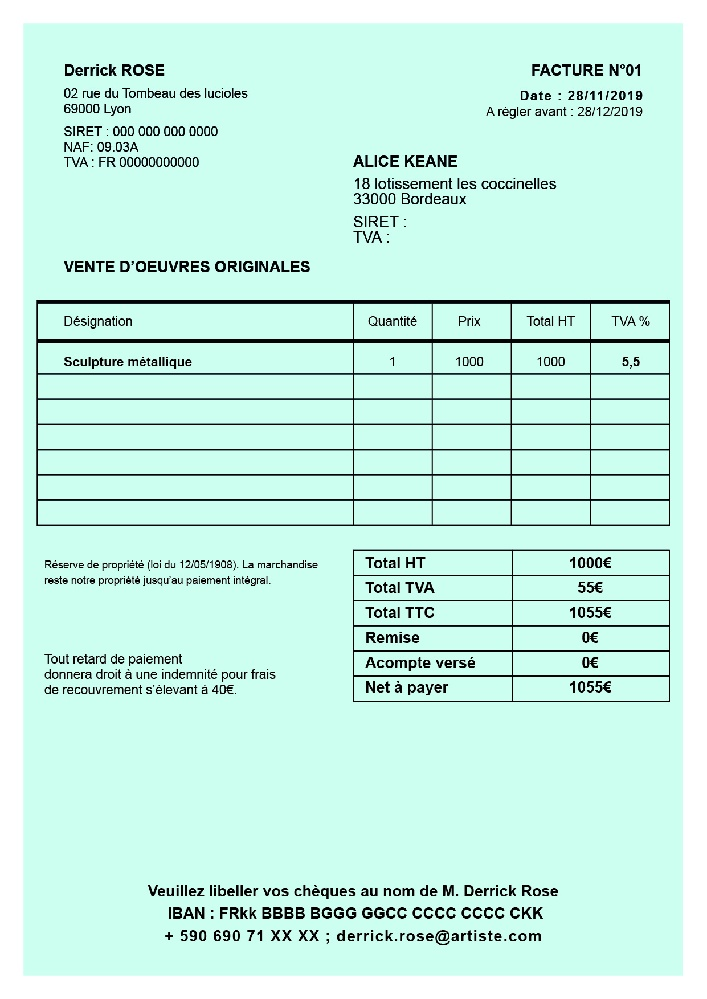
#> input picture images/FACTURE-ARTFORDPLUS_N1-1.jpg, 707 x 999 px, shrunk from 1241 x 1754 before the run; its folder holds only this picture in this run
$ python -i intelligent_zone_detector.py   (imports and definitions only)
#> lines starting #> are read from the running program, lines starting #| are printed output that depends on the picture; after the words box and inside, x2 and y2 are one past the last pixel; in counts of white or black regions, pixels touching at a corner belong together
#!/usr/bin/env python3
"""
Système de détection et classification intelligente des zones de texte
Approche multi-niveaux avec classification sémantique et élimination des formes géométriques
"""

import cv2
import numpy as np
import os
import json
from typing import Dict, List, Tuple, Optional, Any
from dataclasses import dataclass
from enum import Enum
import logging
import re
from pathlib import Path

# Configuration du logging
# [1 line not run here, left out]
logger = logging.getLogger(__name__)

class ZoneType(Enum):
    """Types de zones détectées"""
    HEADER = "header"           # En-tête
    TITLE = "title"            # Titre principal
    SUBTITLE = "subtitle"      # Sous-titre
    PARAGRAPH = "paragraph"    # Paragraphe de texte
    LIST = "list"             # Liste
    TABLE = "table"           # Tableau
    FOOTER = "footer"         # Pied de page
    SIGNATURE = "signature"   # Zone de signature
    LOGO = "logo"             # Logo/image
    FORM_FIELD = "form_field" # Champ de formulaire
    PRICE = "price"           # Prix/montant
    DATE = "date"             # Date
    ADDRESS = "address"       # Adresse
    REFERENCE = "reference"   # Référence/numéro
    NOISE = "noise"           # Bruit/forme géométrique
    UNKNOWN = "unknown"       # Type inconnu

@dataclass
class Zone:
    """Représentation d'une zone détectée"""
    id: int
    type: ZoneType
    bbox: Tuple[int, int, int, int]  # x, y, width, height
    confidence: float
    content: str = ""
    ocr_confidence: float = 0.0
    features: Dict[str, Any] = None
    reading_order: int = 0

    def __post_init__(self):
        if self.features is None:
            self.features = {}

class IntelligentZoneDetector:
    """Détecteur intelligent de zones avec classification sémantique"""

    def __init__(self, document_type: str = "default"):
        self.document_type = document_type
        self.zones: List[Zone] = []
        self.image_shape = None
        self.debug_mode = True  # Activer le debug par défaut pour diagnostiquer les problèmes

        # Patterns pour la classification sémantique
        self.semantic_patterns = {
            ZoneType.HEADER: [
                r'facture|invoice|devis|quote|bon de commande',
                r'société|company|entreprise|sarl|sas|sa\b',
                r'n°\s*\d+|numero|number'
            ],
            ZoneType.DATE: [
                r'\d{1,2}[\/\-\.]\d{1,2}[\/\-\.]\d{2,4}',
                r'\d{1,2}\s+(janvier|février|mars|avril|mai|juin|juillet|août|septembre|octobre|novembre|décembre)',
                r'date\s*:',
                r'\d{1,2}[\/\-\.]\d{1,2}[\/\-\.]\d{2,4}'
            ],
            ZoneType.PRICE: [
                r'\d+[,\.]\d{2}\s*€',
                r'€\s*\d+[,\.]\d{2}',
                r'total|montant|prix|price|amount',
                r'tva|ht|ttc|tax'
            ],
            ZoneType.ADDRESS: [
                r'\d+\s+rue|avenue|boulevard|place|chemin',
                r'\d{5}\s+[a-zA-Z]+',
                r'adresse|address'
            ],
            ZoneType.REFERENCE: [
                r'ref\s*:?\s*\w+',
                r'référence|reference',
                r'n°|num|number'
            ],
            ZoneType.SIGNATURE: [
                r'signature|signé|signed',
                r'cachet|stamp'
            ]
        }

    def detect_and_classify_zones(self, image_path: str, output_dir: str = "output/intelligent_zones") -> Dict:
        """
        Détecte et classifie intelligemment les zones de texte

        Args:
            image_path: Chemin vers l'image
            output_dir: Dossier de sortie

        Returns:
            Dict avec les résultats de détection
        """
#> called with image_path = '../images/FACTURE-ARTFORDPLUS_N1-1.jpg', output_dir = 'output/intelligent_zones'
        try:
            logger.info(f"Démarrage de la détection intelligente pour {image_path}")

            # Charger et préprocesser l'image
            image = cv2.imread(image_path)
#> image is the input picture: shape (999, 707, 3); mean B, G, R 229.3, 241.4, 199.5
            if image is None:
                raise FileNotFoundError(f"Image non trouvée: {image_path}")

            self.image_shape = image.shape
            gray = cv2.cvtColor(image, cv2.COLOR_BGR2GRAY)
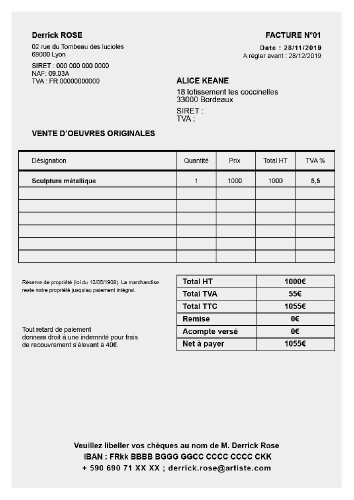
#> gray: shape (999, 707) (shown at 1/2 size); min 0, max 255, mean 227.5

            # Étape 1: Détection des zones candidates
            candidate_zones = self._detect_candidate_zones(gray)
            logger.info(f"Zones candidates détectées: {len(candidate_zones)}")
            if self.debug_mode and candidate_zones:
                logger.info(f"   Première zone: {candidate_zones[0]}")

            # Étape 2: Filtrage des formes géométriques et du bruit
            text_zones = self._filter_geometric_shapes(candidate_zones, gray)
            logger.info(f"Zones après filtrage géométrique: {len(text_zones)}")
            if self.debug_mode and text_zones:
                logger.info(f"   Première zone filtrée: {text_zones[0]}")

            # Étape 3: Classification sémantique avec OCR
            classified_zones = self._classify_zones_with_ocr(text_zones, image)
            logger.info(f"Zones classifiées: {len(classified_zones)}")
            if self.debug_mode and classified_zones:
                logger.info(f"   Première zone classifiée: {classified_zones[0].type.value} (conf: {classified_zones[0].confidence:.2f})")

            # Étape 4: Fusion des zones proches et similaires
            merged_zones = self._merge_similar_zones(classified_zones)
            logger.info(f"Zones après fusion: {len(merged_zones)}")

            # Étape 5: Détermination de l'ordre de lecture
            ordered_zones = self._determine_reading_order(merged_zones)
            logger.info(f"Zones ordonnées: {len(ordered_zones)}")

            # Étape 6: Validation finale et nettoyage
            final_zones = self._final_validation(ordered_zones)
            logger.info(f"Zones finales: {len(final_zones)}")
            if self.debug_mode and final_zones:
                logger.info(f"   Première zone finale: {final_zones[0].type.value} (conf: {final_zones[0].confidence:.2f})")

            # Fallback: si aucune zone détectée, créer une zone par défaut
            if not final_zones:
                logger.warning("Aucune zone détectée, création d'une zone par défaut")
                height, width = image.shape[:2]
                default_zone = Zone(
                    id=1,
                    type=ZoneType.PARAGRAPH,
                    bbox=(0, 0, width, height),
                    confidence=0.8,
                    content="Zone par défaut - traitement de l'image complète",
                    ocr_confidence=80.0,
                    reading_order=1
                )
                final_zones = [default_zone]

            self.zones = final_zones

            # Sauvegarder les résultats
            results = self._save_results(image, output_dir, os.path.basename(image_path))

            return {
                "success": True,
                "total_zones": len(final_zones),
                "zones": results["zones"],
                "annotated_image": results["annotated_image"],
                "output_directory": output_dir,
                "zone_types": self._get_zone_type_summary(),
                "reading_order": [zone.id for zone in sorted(final_zones, key=lambda z: z.reading_order)]
            }

        except Exception as e:
            logger.error(f"Erreur lors de la détection intelligente: {e}")

            # Fallback: créer une zone par défaut en cas d'erreur
            try:
                image = cv2.imread(image_path)
                if image is not None:
                    height, width = image.shape[:2]
                    default_zone = Zone(
                        id=1,
                        type=ZoneType.PARAGRAPH,
                        bbox=(0, 0, width, height),
                        confidence=0.8,
                        content="Zone par défaut - traitement de l'image complète",
                        ocr_confidence=80.0,
                        reading_order=1
                    )

                    # Sauvegarder la zone par défaut
                    os.makedirs(output_dir, exist_ok=True)
                    zone_filename = f"{os.path.basename(image_path)}_default_zone.png"
                    zone_path = os.path.join(output_dir, zone_filename)
                    cv2.imwrite(zone_path, image)

                    zone_info = [{
                        "zone_id": 1,
                        "type": "paragraph",
                        "filename": zone_filename,
                        "path": zone_path,
                        "coordinates": {"x": 0, "y": 0, "width": width, "height": height},
                        "content": "Zone par défaut - traitement de l'image complète",
                        "confidence": 0.8,
                        "ocr_confidence": 80.0,
                        "reading_order": 1,
                        "features": {}
                    }]

                    return {
                        "success": True,
                        "total_zones": 1,
                        "zones": zone_info,
                        "annotated_image": None,
                        "output_directory": output_dir,
                        "zone_types": {"paragraph": 1},
                        "reading_order": [1],
                        "fallback": True
                    }
            except Exception as fallback_error:
                logger.error(f"Erreur lors du fallback: {fallback_error}")

            return {
                "success": False,
                "error": str(e),
                "total_zones": 0,
                "zones": [],
                "annotated_image": None,
                "output_directory": output_dir
            }

    def _detect_candidate_zones(self, gray_image: np.ndarray) -> List[Tuple[int, int, int, int]]:
        """Détecte les zones candidates avec approche multi-échelle - Version plus permissive"""

        # Préprocessing adaptatif
        clahe = cv2.createCLAHE(clipLimit=2.0, tileGridSize=(8, 8))
        enhanced = clahe.apply(gray_image)

        # Débruitage léger
        denoised = cv2.bilateralFilter(enhanced, 5, 50, 50)

        # Binarisation adaptative multi-échelle
        binary_results = []

        # Échelle fine pour petit texte
        binary1 = cv2.adaptiveThreshold(denoised, 255, cv2.ADAPTIVE_THRESH_GAUSSIAN_C,
                                       cv2.THRESH_BINARY_INV, 11, 8)
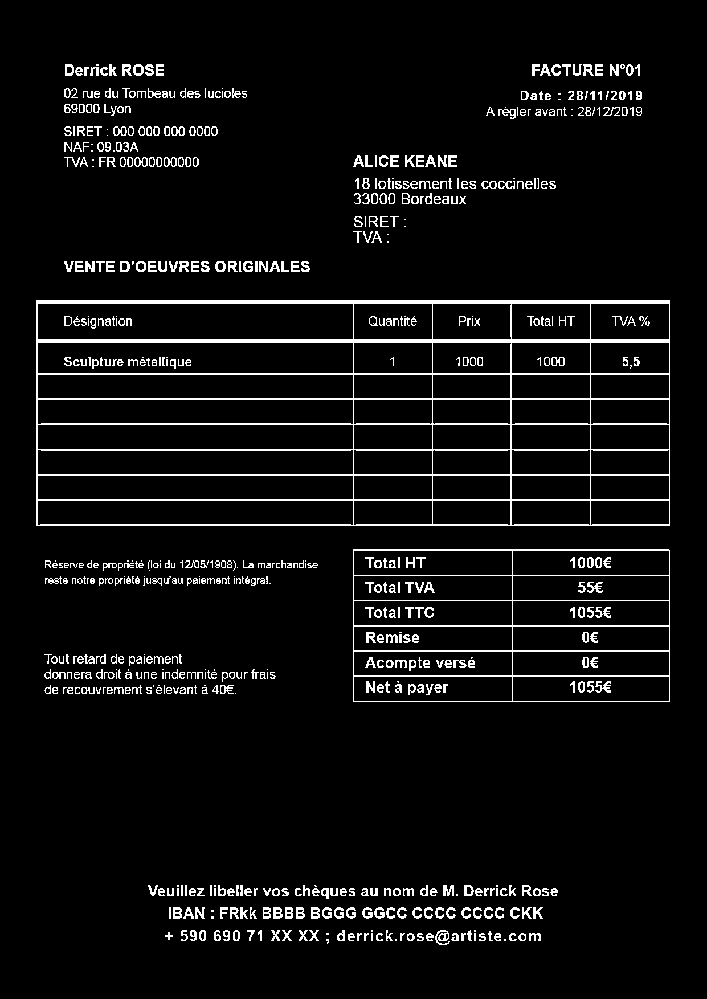
#> binary1: shape (999, 707); 5.7% white in thin lines or dots, all inside (x1, y1, x2, y2) = (36, 64, 670, 945)
        binary_results.append(binary1)

        # Échelle standard
        binary2 = cv2.adaptiveThreshold(denoised, 255, cv2.ADAPTIVE_THRESH_GAUSSIAN_C,
                                       cv2.THRESH_BINARY_INV, 15, 10)
        binary_results.append(binary2)

        # Échelle large pour gros texte
        binary3 = cv2.adaptiveThreshold(denoised, 255, cv2.ADAPTIVE_THRESH_GAUSSIAN_C,
                                       cv2.THRESH_BINARY_INV, 21, 12)
        binary_results.append(binary3)

        # Combiner les résultats
        combined = cv2.bitwise_or(cv2.bitwise_or(binary1, binary2), binary3)

        # Morphologie pour connecter les caractères - plus permissif
        kernel_h = cv2.getStructuringElement(cv2.MORPH_RECT, (10, 1))  # Réduit de 15 à 10
        kernel_v = cv2.getStructuringElement(cv2.MORPH_RECT, (1, 6))   # Réduit de 8 à 6

        horizontal = cv2.morphologyEx(combined, cv2.MORPH_CLOSE, kernel_h)
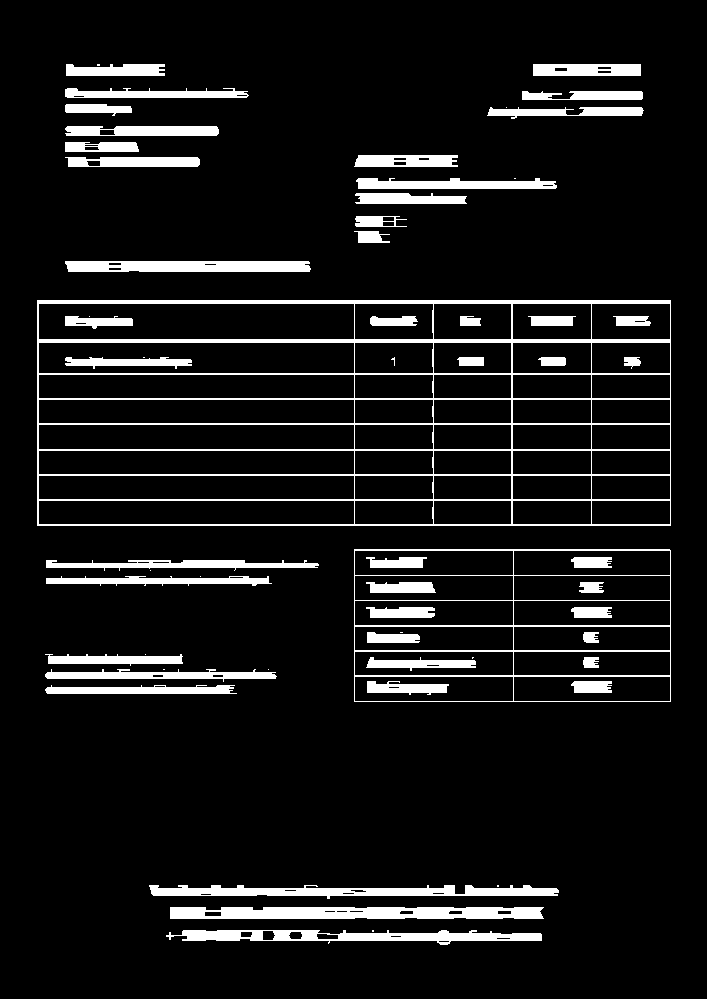
#> horizontal: shape (999, 707); 8.9% white; 61 white regions (15 under 20 px), largest, box (x1, y1, x2, y2) and area: (37, 300, 671, 526) 15689, (170, 907, 544, 919) 4085, (354, 549, 671, 702) 3912
        processed = cv2.morphologyEx(horizontal, cv2.MORPH_CLOSE, kernel_v)
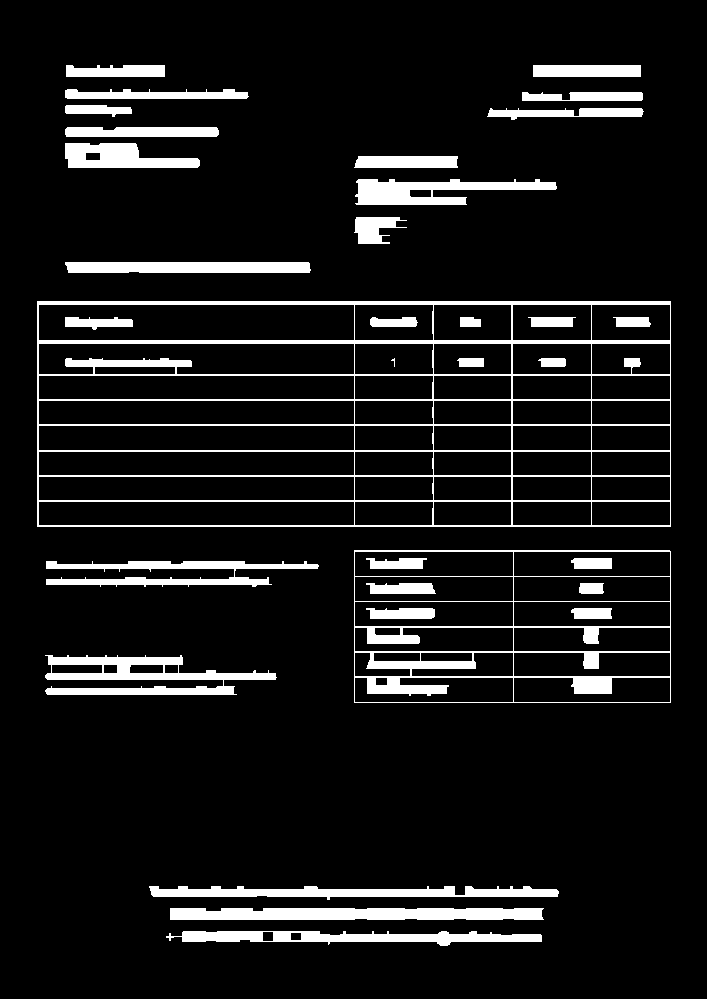
#> processed: shape (999, 707); 9.4% white; 33 white regions (1 under 20 px)

        # Détection des contours
        contours, _ = cv2.findContours(processed, cv2.RETR_EXTERNAL, cv2.CHAIN_APPROX_SIMPLE)
#> contours = 19 contours; largest, box (x1, y1, x2, y2) and area: (37, 301, 671, 527) 142425, (354, 550, 671, 703) 48032, (45, 655, 277, 695) 4724, (170, 908, 544, 920) 3913, (149, 886, 559, 900) 3008

        # Convertir en boîtes englobantes - seuils plus permissifs
        candidate_zones = []
        height, width = gray_image.shape
        min_area = (width * height) * 0.0001  # Réduit de 0.0005 à 0.0001 (plus permissif)

        for contour in contours:
            x, y, w, h = cv2.boundingRect(contour)
            area = w * h

            # Filtrage plus permissif
            if (area >= min_area and
                w >= 15 and h >= 6 and  # Réduit de 20x8 à 15x6
                0.01 <= w/h <= 100):    # Ratio d'aspect plus permissif
                candidate_zones.append((x, y, w, h))
#> this loop made 19 passes
#> (x, y, w, h, area) on passes 1 to 4: (166, 931, 376, 15, 5640), (170, 908, 374, 12, 4488), (149, 886, 410, 14, 5740), (45, 655, 232, 40, 9280)
#> after the loop, candidate_zones = 19 items, first 6: (166, 931, 376, 15), (170, 908, 374, 12), (149, 886, 410, 14), (45, 655, 232, 40), (46, 561, 273, 26), (354, 550, 317, 153)

        # Si aucune zone détectée, créer une zone par défaut (toute l'image)
        if not candidate_zones:
            logger.warning("Aucune zone candidate détectée, utilisation de la zone complète")
            candidate_zones = [(0, 0, width, height)]

        return candidate_zones

    def _filter_geometric_shapes(self, zones: List[Tuple[int, int, int, int]], gray_image: np.ndarray) -> List[Tuple[int, int, int, int]]:
        """Filtre les formes géométriques et le bruit"""

        filtered_zones = []

        for i, (x, y, w, h) in enumerate(zones):
            # Extraire la région
            roi = gray_image[y:y+h, x:x+w]

            # Analyser les caractéristiques géométriques
            is_text = self._analyze_text_characteristics(roi, w, h)

            if is_text:
                filtered_zones.append((x, y, w, h))
#> this loop made 19 passes
#> (x, y, w, h, zone_area in _analyze_text_characteristics, area_ratio in _analyze_text_characteristics, white_pixels in _analyze_text_characteristics, total_pixels in _analyze_text_characteristics) on passes 1 to 4: (166, 931, 376, 15, 5640, 0.00799, 4341, 5640), (170, 908, 374, 12, 4488, 0.00635, 2655, 4488), (149, 886, 410, 14, 5740, 0.00813, 4113, 5740), (45, 655, 232, 40, 9280, 0.0131, 7483, 9280)
#> after the loop, filtered_zones has the same summary as candidate_zones in _detect_candidate_zones
#> in detect_and_classify_zones, `text_zones = self._filter_geometric_shapes(candidate_zones, gray)`: text_zones has the same summary as candidate_zones in _detect_candidate_zones

        return filtered_zones

    def _analyze_text_characteristics(self, roi: np.ndarray, width: int, height: int) -> bool:
        """Analyse si une région contient du texte ou des formes géométriques - Version très permissive"""

        if roi.size == 0:
            return False

        # Filtrage très permissif - laisser l'OCR faire le reste

        # 1. Éliminer seulement les zones qui couvrent presque toute l'image
        if self.image_shape:
            image_area = self.image_shape[0] * self.image_shape[1]
            zone_area = width * height
            area_ratio = zone_area / image_area

            if area_ratio > 0.8:  # Plus de 80% de l'image (très permissif)
                return False

        # 2. Éliminer seulement les zones complètement uniformes
        _, binary = cv2.threshold(roi, 0, 255, cv2.THRESH_BINARY + cv2.THRESH_OTSU)
        white_pixels = cv2.countNonZero(binary)
        total_pixels = roi.size
        density = white_pixels / total_pixels

        # Éliminer seulement les extrêmes absolus
        if density < 0.001 or density > 0.999:  # Très permissif
            return False

        # 3. Vérification très permissive de la variation d'intensité
        std_dev = np.std(roi)

        if std_dev < 1:  # Très permissif - éliminer seulement les zones complètement uniformes
            return False

        return True

    def _classify_zones_with_ocr(self, zones: List[Tuple[int, int, int, int]], image: np.ndarray) -> List[Zone]:
        """Classifie les zones en utilisant l'OCR et l'analyse sémantique"""

        classified_zones = []

        for i, (x, y, w, h) in enumerate(zones):
            # Extraire la zone avec marge
            margin = 5
            x_start = max(0, x - margin)
            y_start = max(0, y - margin)
            x_end = min(image.shape[1], x + w + margin)
            y_end = min(image.shape[0], y + h + margin)

            zone_image = image[y_start:y_end, x_start:x_end]

            # OCR sur la zone
            text, ocr_conf = self._perform_zone_ocr(zone_image)

            # Classification sémantique
            zone_type = self._classify_zone_semantically(text, x, y, w, h)

            # Calcul de la confiance globale
            confidence = self._calculate_zone_confidence(text, ocr_conf, zone_type, w, h)

            # Extraction des features
            features = self._extract_zone_features(zone_image, text, x, y, w, h)

            zone = Zone(
                id=i + 1,
                type=zone_type,
                bbox=(x, y, w, h),
                confidence=confidence,
                content=text,
                ocr_confidence=ocr_conf,
                features=features
            )

            classified_zones.append(zone)
#> this loop made 1 pass
#> (x, y, w, h, margin, x_start, y_start, x_end) on pass 1: (166, 931, 376, 15, 5, 161, 926, 547)
#> pass 1, in _classify_zones_with_ocr, `zone_image = image[y_start:y_end, x_start:x_end]`:
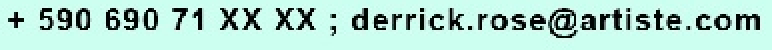
#> zone_image: shape (25, 386, 3) (shown 2 times larger); mean B, G, R 206.2, 218.1, 177
#> pass 1, in _perform_zone_ocr, `gray_zone = cv2.cvtColor(zone_image, cv2.COLOR_BGR2GRAY)`:
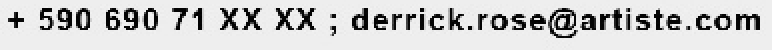
#> gray_zone: shape (25, 386) (shown 2 times larger); min 0, max 245, mean 204.4
#> after the loop, classified_zones = []

        return classified_zones

    def _perform_zone_ocr(self, zone_image: np.ndarray) -> Tuple[str, float]:
        """Effectue l'OCR sur une zone spécifique - Version avec fallback robuste"""

        try:
            # Essayer Tesseract d'abord
            try:
                import pytesseract
                from PIL import Image

                # Préprocessing rapide de la zone
                if len(zone_image.shape) == 3:
                    gray_zone = cv2.cvtColor(zone_image, cv2.COLOR_BGR2GRAY)
                else:
                    gray_zone = zone_image

                # Amélioration du contraste si nécessaire
                if np.std(gray_zone) < 20:
                    gray_zone = cv2.equalizeHist(gray_zone)

                # Conversion pour PIL
                pil_image = Image.fromarray(gray_zone)

                # OCR avec configuration simplifiée (compatible ancienne version)
                try:
                    # Essayer d'abord avec configuration simple
#> (the run stopped early here; a loop or call above may not have finished)
